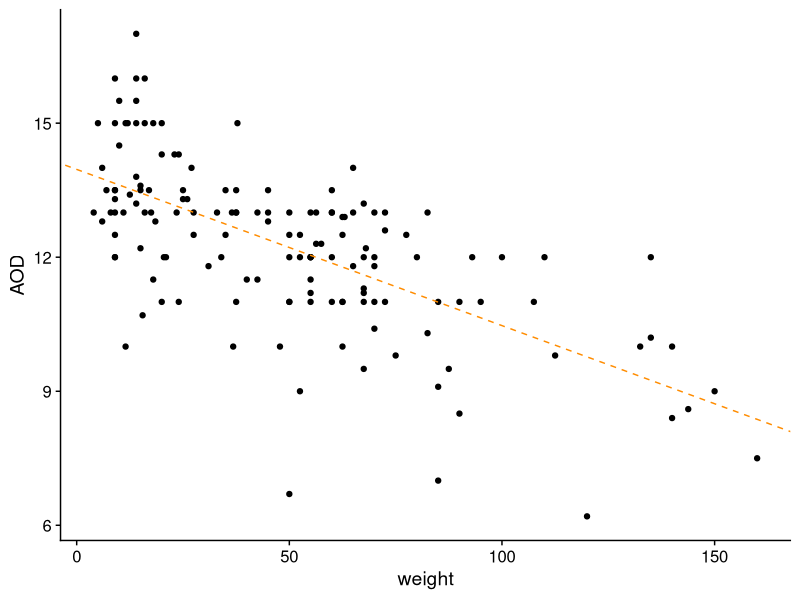

The R script that drew this image:
library(ggplot2)
library(cowplot)

# Read the height, weight and age-of-death (AOD) data for different
# dog breeds. These data accompany the paper "Single-nucleotide-
# polymorphism-based association mapping of dog stereotypes" by Jones
# et al (2008), doi:10.1534/genetics.108.087866.
dogs <- read.csv("dogs.csv",stringsAsFactors = FALSE)

# Fit a line for AOD vs. body weight (in pounds).
fit <- lm(AOD ~ weight,dogs)
b   <- coef(fit)

# Plot AOD vs. body weight, along with the best-fit line (dashed, blue
# line). Compare with Figure 4 from Jones et al (2008).
print(ggplot(dogs,aes(x = weight,y = AOD)) +
  geom_point(color = "black") +
  geom_abline(intercept = b["(Intercept)"],slope = b["weight"],
              color = "darkorange",linetype = "dashed") +
  theme_cowplot())
